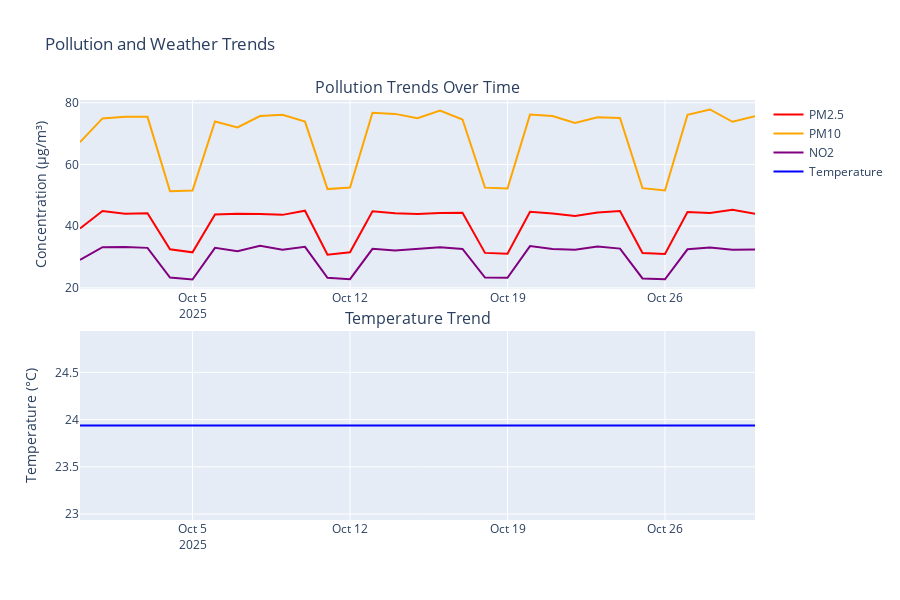
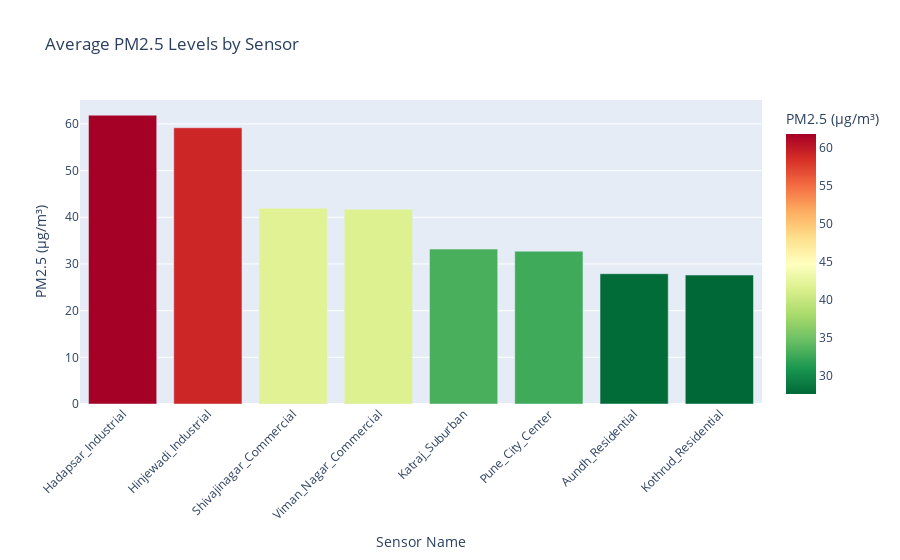
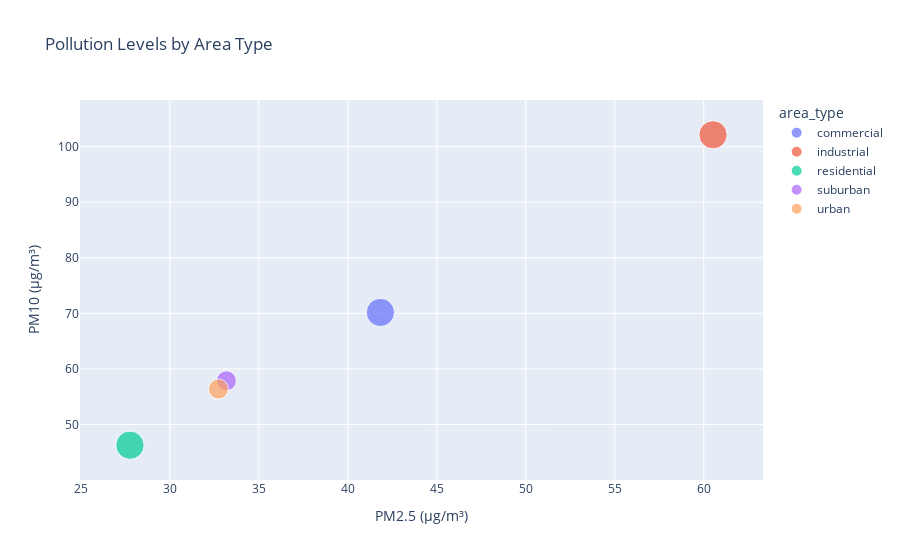
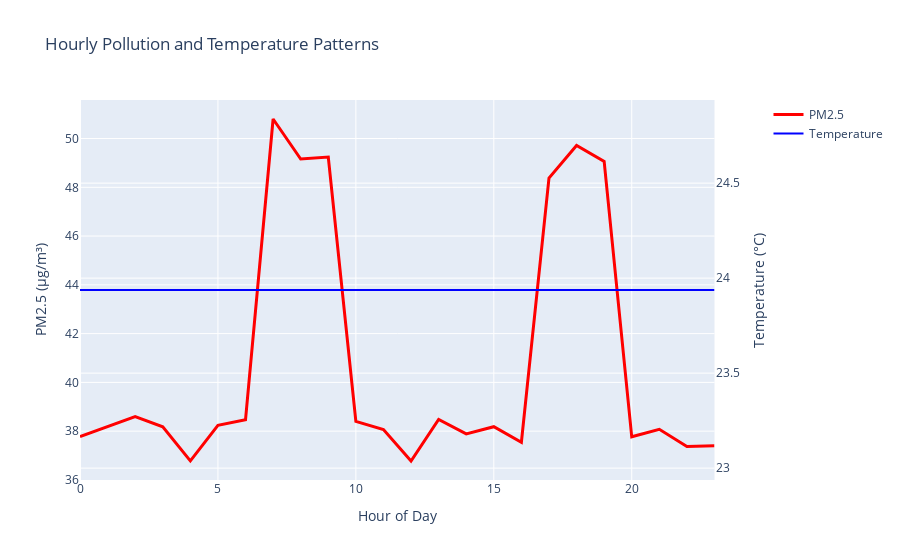

Notebook cell for these charts, in order:
### Code cell
# Cell 13: Create Interactive Plotly Visualizations
print("📈 CREATING INTERACTIVE PLOTLY VISUALIZATIONS...")

# 1. Pollution Trends Over Time
print("   📊 Creating pollution trends visualization...")

# Daily averages
daily_avg = df.groupby(df['timestamp'].dt.date).agg({
    'PM2.5': 'mean',
    'PM10': 'mean', 
    'NO2': 'mean',
    'temperature_c': 'mean'
}).reset_index()

fig_trends = make_subplots(
    rows=2, cols=1,
    subplot_titles=('Pollution Trends Over Time', 'Temperature Trend'),
    vertical_spacing=0.1
)

# Add pollution traces
fig_trends.add_trace(
    go.Scatter(x=daily_avg['timestamp'], y=daily_avg['PM2.5'], 
               name='PM2.5', line=dict(color='red', width=2)),
    row=1, col=1
)
fig_trends.add_trace(
    go.Scatter(x=daily_avg['timestamp'], y=daily_avg['PM10'], 
               name='PM10', line=dict(color='orange', width=2)),
    row=1, col=1
)
fig_trends.add_trace(
    go.Scatter(x=daily_avg['timestamp'], y=daily_avg['NO2'], 
               name='NO2', line=dict(color='purple', width=2)),
    row=1, col=1
)

# Add temperature trace
fig_trends.add_trace(
    go.Scatter(x=daily_avg['timestamp'], y=daily_avg['temperature_c'], 
               name='Temperature', line=dict(color='blue', width=2)),
    row=2, col=1
)

fig_trends.update_layout(height=600, title_text="Pollution and Weather Trends")
fig_trends.update_yaxes(title_text="Concentration (μg/m³)", row=1, col=1)
fig_trends.update_yaxes(title_text="Temperature (°C)", row=2, col=1)
fig_trends.show()

# 2. Sensor Comparison
print("   📍 Creating sensor comparison visualization...")

sensor_comparison = df.groupby('sensor_name').agg({
    'PM2.5': 'mean',
    'PM10': 'mean',
    'area_type': 'first'
}).reset_index().sort_values('PM2.5', ascending=False)

fig_sensors = px.bar(sensor_comparison, 
                     x='sensor_name', y='PM2.5',
                     color='PM2.5',
                     color_continuous_scale='RdYlGn_r',
                     title='Average PM2.5 Levels by Sensor',
                     labels={'PM2.5': 'PM2.5 (μg/m³)', 'sensor_name': 'Sensor Name'})
fig_sensors.update_layout(xaxis_tickangle=-45)
fig_sensors.show()

# 3. Pollution by Area Type
print("   🏭 Creating area type analysis...")

area_stats = df.groupby('area_type').agg({
    'PM2.5': 'mean',
    'PM10': 'mean',
    'NO2': 'mean',
    'sensor_name': 'count'
}).reset_index()

fig_area = px.scatter(area_stats, 
                      x='PM2.5', y='PM10',
                      size='sensor_name', color='area_type',
                      title='Pollution Levels by Area Type',
                      labels={'PM2.5': 'PM2.5 (μg/m³)', 'PM10': 'PM10 (μg/m³)'},
                      hover_data=['NO2'])
fig_area.show()

# 4. Hourly Patterns
print("   ⏰ Creating hourly pattern analysis...")

hourly_pattern = df.groupby('hour').agg({
    'PM2.5': 'mean',
    'temperature_c': 'mean',
    'wind_speed_ms': 'mean'
}).reset_index()

fig_hourly = make_subplots(specs=[[{"secondary_y": True}]])

fig_hourly.add_trace(
    go.Scatter(x=hourly_pattern['hour'], y=hourly_pattern['PM2.5'],
               name='PM2.5', line=dict(color='red', width=3)),
    secondary_y=False,
)

fig_hourly.add_trace(
    go.Scatter(x=hourly_pattern['hour'], y=hourly_pattern['temperature_c'],
               name='Temperature', line=dict(color='blue', width=2)),
    secondary_y=True,
)

fig_hourly.update_layout(title_text='Hourly Pollution and Temperature Patterns')
fig_hourly.update_xaxes(title_text="Hour of Day")
fig_hourly.update_yaxes(title_text="PM2.5 (μg/m³)", secondary_y=False)
fig_hourly.update_yaxes(title_text="Temperature (°C)", secondary_y=True)
fig_hourly.show()

### Figure 1 — Plotly figure (JSON) as saved in the notebook; plotly's stock layout.template omitted (floating-point values rounded to 4 significant figures)
{"data": [{"line": {"color": "red", "width": 2}, "name": "PM2.5", "type": "scatter", "x": ["2025-09-30", "2025-10-01", "2025-10-02", "2025-10-03", "2025-10-04", "2025-10-05", "2025-10-06", "2025-10-07", "2025-10-08", "2025-10-09", "2025-10-10", "2025-10-11", "2025-10-12", "2025-10-13", "2025-10-14", "2025-10-15", "2025-10-16", "2025-10-17", "2025-10-18", "2025-10-19", "2025-10-20", "2025-10-21", "2025-10-22", "2025-10-23", "2025-10-24", "2025-10-25", "2025-10-26", "2025-10-27", "2025-10-28", "2025-10-29", "2025-10-30"], "xaxis": "x", "y": [39.23, 44.89, 44.03, 44.2, 32.49, 31.51, 43.78, 44.04, 43.95, 43.66, 45.01, 30.75, 31.55, 44.83, 44.17, 43.97, 44.26, 44.38, 31.34, 31.07, 44.64, 44.12, 43.28, 44.41, 44.89, 31.31, 31.01, 44.57, 44.24, 45.34, 44.05], "yaxis": "y"}, {"line": {"color": "orange", "width": 2}, "name": "PM10", "type": "scatter", "x": ["2025-09-30", "2025-10-01", "2025-10-02", "2025-10-03", "2025-10-04", "2025-10-05", "2025-10-06", "2025-10-07", "2025-10-08", "2025-10-09", "2025-10-10", "2025-10-11", "2025-10-12", "2025-10-13", "2025-10-14", "2025-10-15", "2025-10-16", "2025-10-17", "2025-10-18", "2025-10-19", "2025-10-20", "2025-10-21", "2025-10-22", "2025-10-23", "2025-10-24", "2025-10-25", "2025-10-26", "2025-10-27", "2025-10-28", "2025-10-29", "2025-10-30"], "xaxis": "x", "y": [67.22, 74.93, 75.43, 75.43, 51.33, 51.53, 73.92, 72.02, 75.7, 76.1, 73.9, 52.01, 52.52, 76.78, 76.39, 74.98, 77.49, 74.56, 52.49, 52.21, 76.16, 75.72, 73.42, 75.26, 75.05, 52.33, 51.55, 76.08, 77.83, 73.84, 75.6], "yaxis": "y"}, {"line": {"color": "purple", "width": 2}, "name": "NO2", "type": "scatter", "x": ["2025-09-30", "2025-10-01", "2025-10-02", "2025-10-03", "2025-10-04", "2025-10-05", "2025-10-06", "2025-10-07", "2025-10-08", "2025-10-09", "2025-10-10", "2025-10-11", "2025-10-12", "2025-10-13", "2025-10-14", "2025-10-15", "2025-10-16", "2025-10-17", "2025-10-18", "2025-10-19", "2025-10-20", "2025-10-21", "2025-10-22", "2025-10-23", "2025-10-24", "2025-10-25", "2025-10-26", "2025-10-27", "2025-10-28", "2025-10-29", "2025-10-30"], "xaxis": "x", "y": [29.09, 33.17, 33.21, 32.97, 23.37, 22.7, 32.96, 31.91, 33.61, 32.38, 33.3, 23.29, 22.82, 32.64, 32.13, 32.64, 33.21, 32.6, 23.33, 23.28, 33.55, 32.61, 32.36, 33.43, 32.72, 23.06, 22.78, 32.49, 33.11, 32.32, 32.46], "yaxis": "y"}, {"line": {"color": "blue", "width": 2}, "name": "Temperature", "type": "scatter", "x": ["2025-09-30", "2025-10-01", "2025-10-02", "2025-10-03", "2025-10-04", "2025-10-05", "2025-10-06", "2025-10-07", "2025-10-08", "2025-10-09", "2025-10-10", "2025-10-11", "2025-10-12", "2025-10-13", "2025-10-14", "2025-10-15", "2025-10-16", "2025-10-17", "2025-10-18", "2025-10-19", "2025-10-20", "2025-10-21", "2025-10-22", "2025-10-23", "2025-10-24", "2025-10-25", "2025-10-26", "2025-10-27", "2025-10-28", "2025-10-29", "2025-10-30"], "xaxis": "x2", "y": [23.94, 23.94, 23.94, 23.94, 23.94, 23.94, 23.94, 23.94, 23.94, 23.94, 23.94, 23.94, 23.94, 23.94, 23.94, 23.94, 23.94, 23.94, 23.94, 23.94, 23.94, 23.94, 23.94, 23.94, 23.94, 23.94, 23.94, 23.94, 23.94, 23.94, 23.94], "yaxis": "y2"}], "layout": {"annotations": [{"font": {"size": 16}, "showarrow": false, "text": "Pollution Trends Over Time", "x": 0.5, "xanchor": "center", "xref": "paper", "y": 1, "yanchor": "bottom", "yref": "paper"}, {"font": {"size": 16}, "showarrow": false, "text": "Temperature Trend", "x": 0.5, "xanchor": "center", "xref": "paper", "y": 0.45, "yanchor": "bottom", "yref": "paper"}], "height": 600, "title": {"text": "Pollution and Weather Trends"}, "xaxis": {"anchor": "y", "domain": [0, 1]}, "xaxis2": {"anchor": "y2", "domain": [0, 1]}, "yaxis": {"anchor": "x", "domain": [0.55, 1], "title": {"text": "Concentration (μg/m³)"}}, "yaxis2": {"anchor": "x2", "domain": [0, 0.45], "title": {"text": "Temperature (°C)"}}}}

### Figure 2 — Plotly figure (JSON) as saved in the notebook; plotly's stock layout.template omitted (floating-point values rounded to 4 significant figures)
{"data": [{"hovertemplate": "Sensor Name=%{x}<br>PM2.5 (μg/m³)=%{marker.color}<extra></extra>", "legendgroup": "", "marker": {"color": [61.87, 59.18, 41.94, 41.72, 33.18, 32.73, 27.9, 27.62], "coloraxis": "coloraxis", "pattern": {"shape": ""}}, "name": "", "orientation": "v", "showlegend": false, "textposition": "auto", "type": "bar", "x": ["Hadapsar_Industrial", "Hinjewadi_Industrial", "Shivajinagar_Commercial", "Viman_Nagar_Commercial", "Katraj_Suburban", "Pune_City_Center", "Aundh_Residential", "Kothrud_Residential"], "xaxis": "x", "y": [61.87, 59.18, 41.94, 41.72, 33.18, 32.73, 27.9, 27.62], "yaxis": "y"}], "layout": {"barmode": "relative", "coloraxis": {"colorbar": {"title": {"text": "PM2.5 (μg/m³)"}}, "colorscale": [[0, "rgb(0,104,55)"], [0.1, "rgb(26,152,80)"], [0.2, "rgb(102,189,99)"], [0.3, "rgb(166,217,106)"], [0.4, "rgb(217,239,139)"], [0.5, "rgb(255,255,191)"], [0.6, "rgb(254,224,139)"], [0.7, "rgb(253,174,97)"], [0.8, "rgb(244,109,67)"], [0.9, "rgb(215,48,39)"], [1, "rgb(165,0,38)"]]}, "legend": {"tracegroupgap": 0}, "title": {"text": "Average PM2.5 Levels by Sensor"}, "xaxis": {"anchor": "y", "domain": [0, 1], "tickangle": -45, "title": {"text": "Sensor Name"}}, "yaxis": {"anchor": "x", "domain": [0, 1], "title": {"text": "PM2.5 (μg/m³)"}}}}

### Figure 3 — Plotly figure (JSON) as saved in the notebook; plotly's stock layout.template omitted (floating-point values rounded to 4 significant figures)
{"data": [{"customdata": [[32.69]], "hovertemplate": "area_type=commercial<br>PM2.5 (μg/m³)=%{x}<br>PM10 (μg/m³)=%{y}<br>sensor_name=%{marker.size}<br>NO2=%{customdata[0]}<extra></extra>", "legendgroup": "commercial", "marker": {"color": "#636efa", "size": [1442], "sizemode": "area", "sizeref": 3.605, "symbol": "circle"}, "mode": "markers", "name": "commercial", "orientation": "v", "showlegend": true, "type": "scatter", "x": [41.83], "xaxis": "x", "y": [70.17], "yaxis": "y"}, {"customdata": [[46.19]], "hovertemplate": "area_type=industrial<br>PM2.5 (μg/m³)=%{x}<br>PM10 (μg/m³)=%{y}<br>sensor_name=%{marker.size}<br>NO2=%{customdata[0]}<extra></extra>", "legendgroup": "industrial", "marker": {"color": "#EF553B", "size": [1442], "sizemode": "area", "sizeref": 3.605, "symbol": "circle"}, "mode": "markers", "name": "industrial", "orientation": "v", "showlegend": true, "type": "scatter", "x": [60.52], "xaxis": "x", "y": [102.1], "yaxis": "y"}, {"customdata": [[18.4]], "hovertemplate": "area_type=residential<br>PM2.5 (μg/m³)=%{x}<br>PM10 (μg/m³)=%{y}<br>sensor_name=%{marker.size}<br>NO2=%{customdata[0]}<extra></extra>", "legendgroup": "residential", "marker": {"color": "#00cc96", "size": [1442], "sizemode": "area", "sizeref": 3.605, "symbol": "circle"}, "mode": "markers", "name": "residential", "orientation": "v", "showlegend": true, "type": "scatter", "x": [27.76], "xaxis": "x", "y": [46.28], "yaxis": "y"}, {"customdata": [[23.39]], "hovertemplate": "area_type=suburban<br>PM2.5 (μg/m³)=%{x}<br>PM10 (μg/m³)=%{y}<br>sensor_name=%{marker.size}<br>NO2=%{customdata[0]}<extra></extra>", "legendgroup": "suburban", "marker": {"color": "#ab63fa", "size": [721], "sizemode": "area", "sizeref": 3.605, "symbol": "circle"}, "mode": "markers", "name": "suburban", "orientation": "v", "showlegend": true, "type": "scatter", "x": [33.18], "xaxis": "x", "y": [57.88], "yaxis": "y"}, {"customdata": [[23.25]], "hovertemplate": "area_type=urban<br>PM2.5 (μg/m³)=%{x}<br>PM10 (μg/m³)=%{y}<br>sensor_name=%{marker.size}<br>NO2=%{customdata[0]}<extra></extra>", "legendgroup": "urban", "marker": {"color": "#FFA15A", "size": [721], "sizemode": "area", "sizeref": 3.605, "symbol": "circle"}, "mode": "markers", "name": "urban", "orientation": "v", "showlegend": true, "type": "scatter", "x": [32.73], "xaxis": "x", "y": [56.39], "yaxis": "y"}], "layout": {"legend": {"itemsizing": "constant", "title": {"text": "area_type"}, "tracegroupgap": 0}, "title": {"text": "Pollution Levels by Area Type"}, "xaxis": {"anchor": "y", "domain": [0, 1], "title": {"text": "PM2.5 (μg/m³)"}}, "yaxis": {"anchor": "x", "domain": [0, 1], "title": {"text": "PM10 (μg/m³)"}}}}

### Figure 4 — Plotly figure (JSON) as saved in the notebook; plotly's stock layout.template omitted (floating-point values rounded to 4 significant figures)
{"data": [{"line": {"color": "red", "width": 3}, "name": "PM2.5", "type": "scatter", "x": [0, 1, 2, 3, 4, 5, 6, 7, 8, 9, 10, 11, 12, 13, 14, 15, 16, 17, 18, 19, 20, 21, 22, 23], "xaxis": "x", "y": [37.78, 38.2, 38.59, 38.18, 36.78, 38.24, 38.47, 50.8, 49.16, 49.24, 38.4, 38.07, 36.78, 38.48, 37.89, 38.18, 37.55, 48.38, 49.71, 49.06, 37.77, 38.08, 37.37, 37.4], "yaxis": "y"}, {"line": {"color": "blue", "width": 2}, "name": "Temperature", "type": "scatter", "x": [0, 1, 2, 3, 4, 5, 6, 7, 8, 9, 10, 11, 12, 13, 14, 15, 16, 17, 18, 19, 20, 21, 22, 23], "xaxis": "x", "y": [23.94, 23.94, 23.94, 23.94, 23.94, 23.94, 23.94, 23.94, 23.94, 23.94, 23.94, 23.94, 23.94, 23.94, 23.94, 23.94, 23.94, 23.94, 23.94, 23.94, 23.94, 23.94, 23.94, 23.94], "yaxis": "y2"}], "layout": {"title": {"text": "Hourly Pollution and Temperature Patterns"}, "xaxis": {"anchor": "y", "domain": [0, 0.94], "title": {"text": "Hour of Day"}}, "yaxis": {"anchor": "x", "domain": [0, 1], "title": {"text": "PM2.5 (μg/m³)"}}, "yaxis2": {"anchor": "x", "overlaying": "y", "side": "right", "title": {"text": "Temperature (°C)"}}}}
